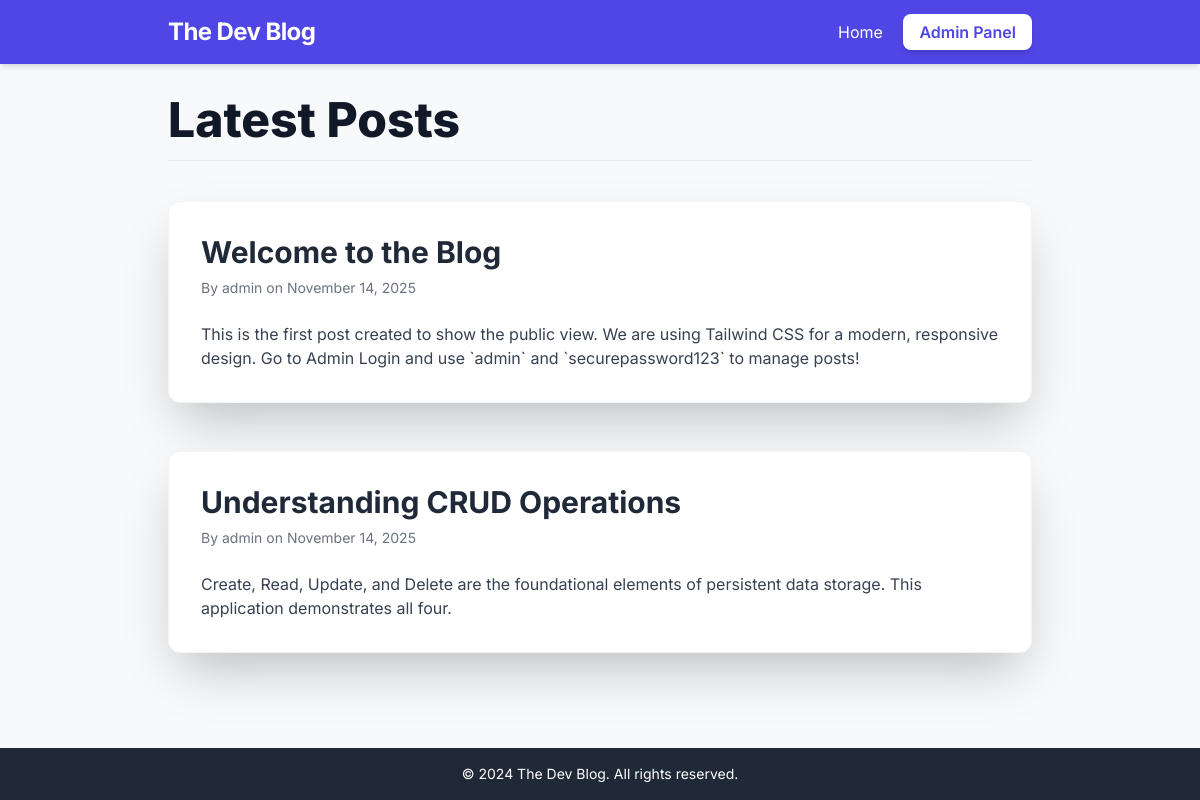
The page / on the database its author committed.
### tables this page shows
CREATE TABLE posts (
    id INT AUTO_INCREMENT PRIMARY KEY,
    title VARCHAR(255) NOT NULL,
    content TEXT NOT NULL,
    author_id INT NOT NULL,  
    published_at DATETIME DEFAULT CURRENT_TIMESTAMP,
    is_published BOOLEAN DEFAULT TRUE
);

CREATE TABLE users (
    id INT AUTO_INCREMENT PRIMARY KEY,
    username VARCHAR(100) UNIQUE NOT NULL,
    password_hash VARCHAR(255) NOT NULL,
    role VARCHAR(50) DEFAULT 'author'
);

### src/index.php (the view, shortened to what this page needs)
<?php
$database = new Database();
$db = $database->getConnection();
$is_admin = isset($_SESSION['user_id']) && $_SESSION['user_role'] === 'admin';
$mode = isset($_GET['mode']) && $_GET['mode'] === 'admin' ? 'admin' : 'public';
function render_header($title = "Blog Platform") {
    echo <<<HTML
<!DOCTYPE html>
<html lang="en">
<head>
    <meta charset="UTF-8">
    <meta name="viewport" content="width=device-width, initial-scale=1.0">
    <title>{$title}</title>
    <script src="https://cdn.tailwindcss.com"></script>
    <style>
        @import url('https://fonts.googleapis.com/css2?family=Inter:wght@400;600;700&display=swap');
        body { font-family: 'Inter', sans-serif; background-color: #f7f9fb; }
        /* Custom styles for the textarea/content editor */
        textarea { resize: vertical; min-height: 200px; }
    </style>
</head>
<body class="min-h-screen flex flex-col">
<header class="bg-indigo-600 shadow-md">
    <div class="max-w-4xl mx-auto px-4 py-4 flex justify-between items-center">
        <a href="index.php" class="text-2xl font-bold text-white tracking-tight">
            The Dev Blog
        </a>
        <nav>
            <a href="index.php" class="text-white hover:text-indigo-200 transition duration-150 mr-4">Home</a>
            <a href="index.php?mode=admin" class="px-4 py-2 bg-white text-indigo-600 font-semibold rounded-lg shadow-md hover:bg-gray-100 transition duration-150">
                Admin Panel
            </a>
        </nav>
    </div>
</header>
<main class="flex-grow max-w-4xl mx-auto w-full px-4 py-8">
HTML;
}
function render_footer() {
    echo <<<HTML
</main>
<footer class="bg-gray-800 text-white py-4 mt-8">
    <div class="max-w-4xl mx-auto px-4 text-center text-sm">
        &copy; 2024 The Dev Blog. All rights reserved.
    </div>
</footer>
</body>
</html>
HTML;
}
function render_public_view($db) {
    render_header("The Dev Blog - Home");
    echo "<h1 class='text-5xl font-extrabold text-gray-900 mb-10 border-b pb-4'>Latest Posts</h1>";
    $stmt = $db->query("SELECT p.title, p.content, p.published_at, u.username as author FROM posts p JOIN users u ON p.author_id = u.id WHERE p.is_published = 1 ORDER BY p.published_at DESC");
    $posts = $stmt->fetchAll(PDO::FETCH_ASSOC);
    if (empty($posts)) {
        echo "<p class='text-gray-500 text-center py-10'>No posts published yet. Check back soon!</p>";
    } else {
        echo "<div class='space-y-12'>";
        foreach ($posts as $post) {
            echo "<article class='bg-white p-8 rounded-xl shadow-2xl border border-gray-100'>";
            echo "<h2 class='text-3xl font-bold text-gray-800 mb-2'>{$post['title']}</h2>";
            echo "<p class='text-sm text-gray-500 mb-6'>By {$post['author']} on " . date('F j, Y', strtotime($post['published_at'])) . "</p>";
            echo "<div class='prose max-w-none text-gray-700 whitespace-pre-wrap'>{$post['content']}</div>";
            echo "</article>";
        }
        echo "</div>";
    }
    render_footer();
}
if ($mode === 'admin' && !$is_admin) {
    render_login_form($db);
} else {
    render_public_view($db);
}

### src/index.php (style rules this page uses)
body { font-family: 'Inter', sans-serif; background-color: #f7f9fb; }

### rows shown on the page
posts: title "Welcome to the Blog", author.username "admin", published_at "November 14, 2025", content "This is the first post created to show the public view. We are using Tailwind CSS for a modern, responsive design. Go to Admin Login and use `admin` and `securepassword123` to manage posts!"
posts: title "Understanding CRUD Operations", author.username "admin", published_at "November 14, 2025", content "Create, Read, Update, and Delete are the foundational elements of persistent data storage. This application demonstrates all four."
